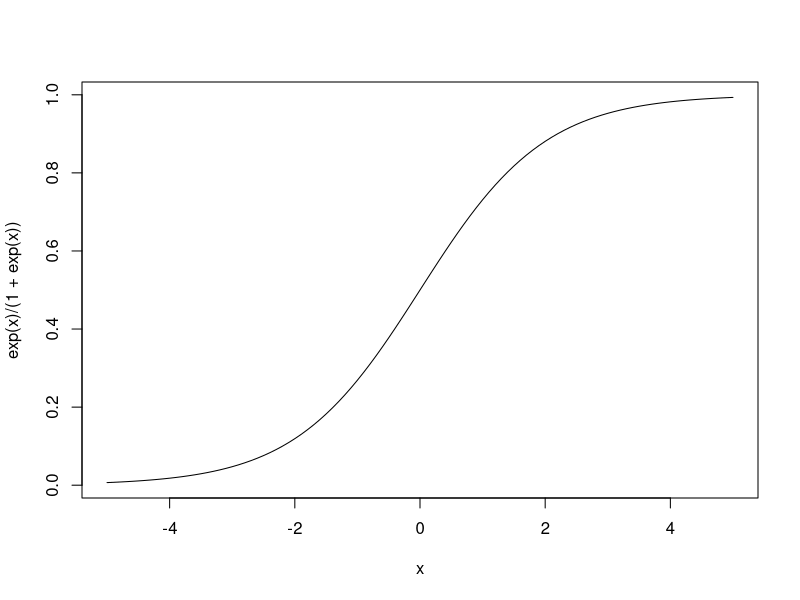
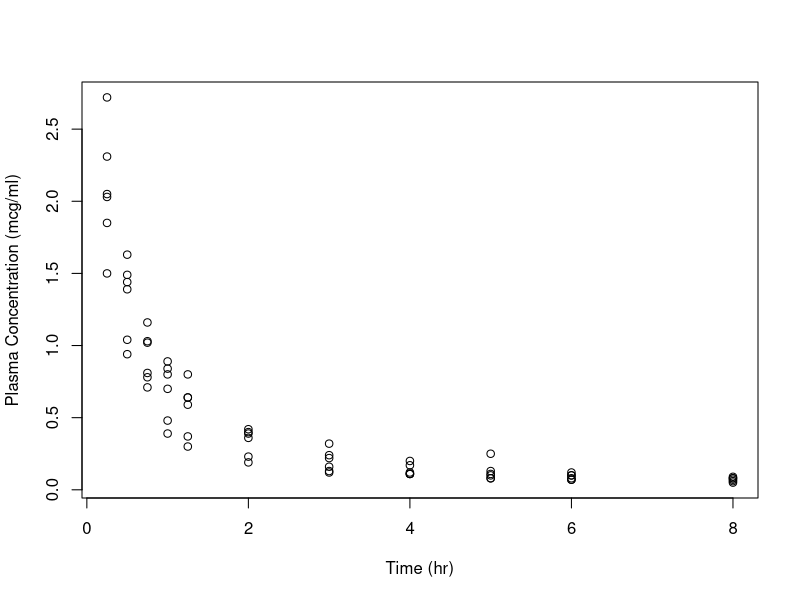
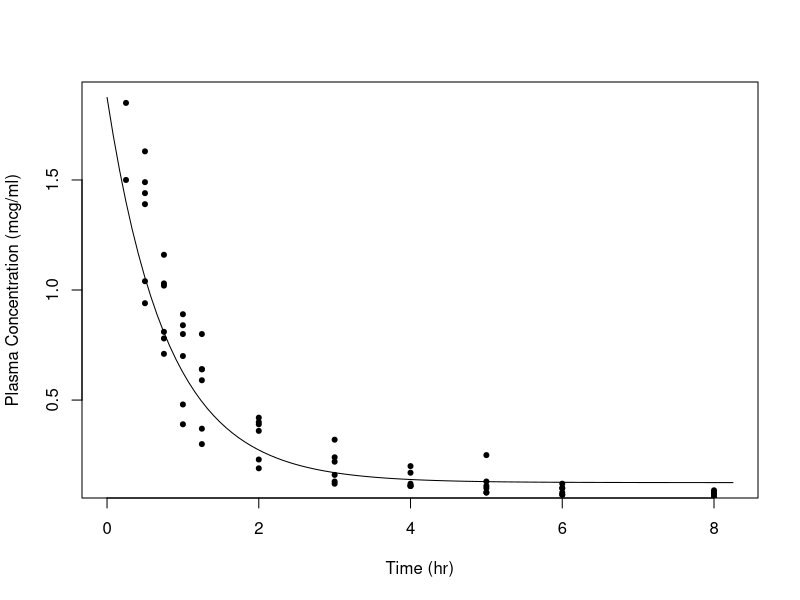
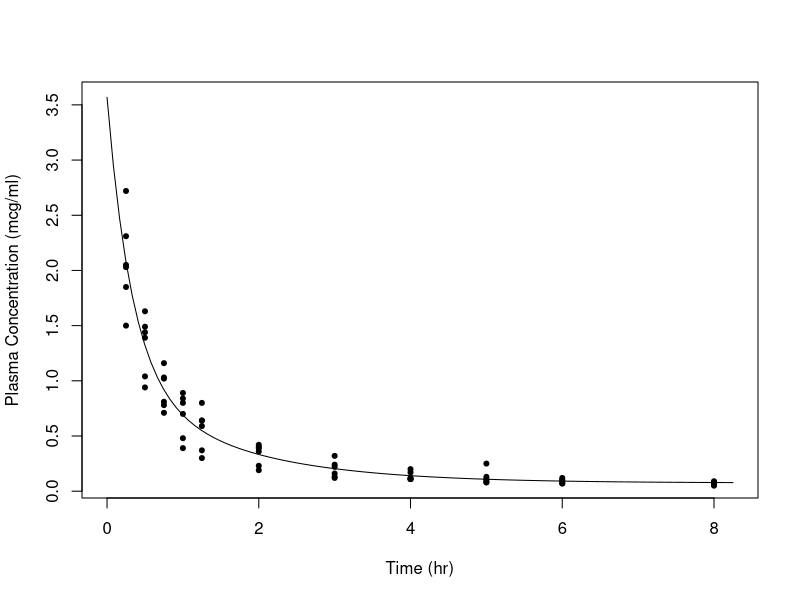

The R script that drew these images, in order:
## ---- chunk 1
curve(exp(x)/(1 + exp(x)), from = -5, to = 5)
## ---- chunk 2
(fit <- glm(I(Species == "versicolor") ~ Sepal.Length + Sepal.Width +
            Petal.Length + Petal.Width, data = iris, family = binomial))

summary(fit)

exp(coef(fit))

class(fit)
## ---- chunk 3
plot(conc ~ time, data = Indometh, ylab = "Plasma Concentration (mcg/ml)",
     xlab = "Time (hr)")
## ---- chunk 4
doubexpfunc <- function(t, C0, a1, a2, b1, b2) {
  C0 + a1 * exp(-b1 * t) + a2 * exp(-b2 * t)
}

curve(doubexpfunc(x, 0.125, 0.75, 1, 1.5, 1.1), from = 0, to = 8.25,
      xlab = "Time (hr)", ylab = "Plasma Concentration (mcg/ml)")
points(conc ~ time, data = Indometh, pch = 20)
## ---- chunk 5
(fit <- nls(conc ~ doubexpfunc(time, C0, a1, a2, b1, b2), data = Indometh,
        start = c(C0 = 0.125, a1 = 0.75, a2 = 1, b1 = 1.5, b2 = 1.1)))

summary(fit)
class(fit)

coef(fit)
## ---- chunk 6
fitted_doubexpfunc <- function(fit) {
  C0 <- coef(fit)["C0"]
  a1 <- coef(fit)["a1"]
  a2 <- coef(fit)["a2"]
  b1 <- coef(fit)["b1"]
  b2 <- coef(fit)["b2"]
  function(t) {
    doubexpfunc(t, C0, a1, a2, b1, b2)
  }
}

fit_func <- fitted_doubexpfunc(fit)
curve(fit_func(x), from = 0, to = 8.25, xlab = "Time (hr)",
      ylab = "Plasma Concentration (mcg/ml)")
points(conc ~ time, data = Indometh, pch = 20)
